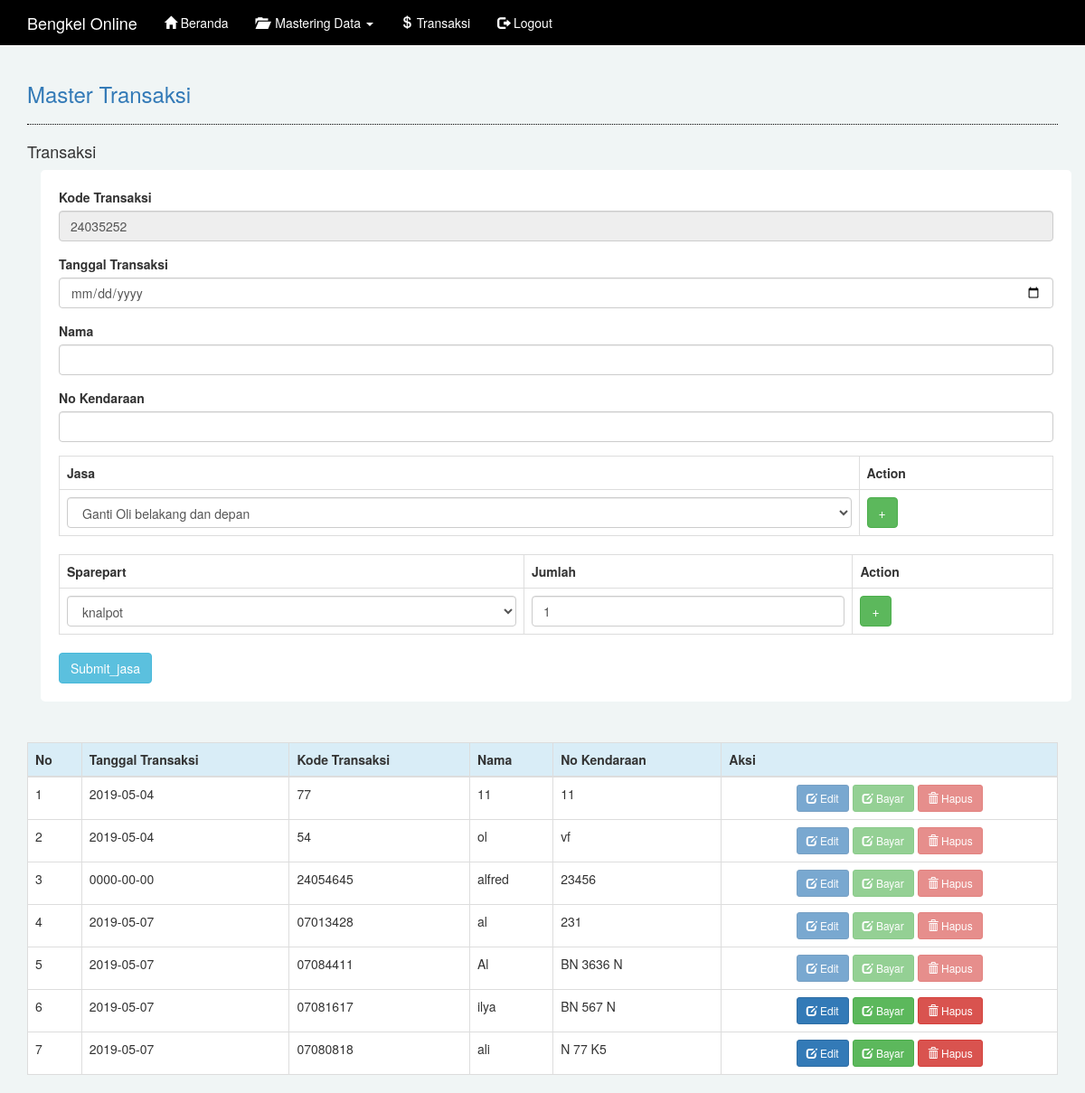
/index.php?lihat=Transaksi/index (signed in), run on the app's committed database.
### tables this page shows
CREATE TABLE `transaksi` (
  `no_invoice` varchar(10) NOT NULL,
  `tanggal` date NOT NULL,
  `namaPelanggan` varchar(225) NOT NULL,
  `no_polisi` varchar(12) NOT NULL,
  `totalharga` int(11) NOT NULL,
  `status` int(1) NOT NULL
);

### panggil/Transaksi/koneksi.php (called while the page is built, shortened)
<?php
	class db_connect{
		public $host 	= db_host;
		public $user 	= db_user;
		public $pass 	= db_pass;
		public $dbname 	= db_name;
		public function connect(){
			$this->conn = new mysqli($this->host, $this->user, $this->pass, $this->dbname);
		}
	}
?>

### panggil/Transaksi/class.php (called while the page is built, shortened)
<?php
require 'koneksi.php';
class db_class extends db_connect{
	public function read(){
		$stmt = $this->conn->prepare("select * from transaksi order by status desc") or die($this->conn->error);
		if($stmt->execute()){
			$result = $stmt->get_result();
			return $result;
		}
	}
}
?>

### panggil/Transaksi/index.php (the view, shortened to what this page needs)
<!DOCTYPE html>
<html>
<head>
</head>
<body>
</body>
</html>
	<?php
	require 'class.php';
	$conn = new db_class();
	$read = $conn->read();
	$link 	= "index.php?lihat=Transaksi/";
	?>
	<div class = "row">
		<div class = "col-lg-12">
			<h3 class = "text-primary">Master Transaksi</h3>
			<hr style = "border-top:1px dotted #000;"/>
			<h4>Transaksi</h4>
			<div class="container">
				<div class="form-group">
					<form name="add_name_Jasa" id="add_name_Jasa">
						<div class="form-group">
							<label>Kode Transaksi</label>
							<input type ="text" name = "kode" class="form-control" value="<?php echo date('dhis'); ?>" readonly>
						</div>
						<div class="form-group">
							<label>Tanggal Transaksi</label>
							<input type ="date" name = "tglTrans" class="form-control" autofocus>
						</div>
						<div class="form-group">
							<label>Nama</label>
							<input type ="text"  name = "nama" class="form-control" autofocus>
						</div>
						<div class="form-group">
							<label>No Kendaraan</label>
							<input type ="text" name = "noKendaraan" class="form-control" >
						</div>
						<div class="table-responsive">
							<table class="table table-bordered" id="dynamic_field_Jasa">
								<tr>
									<th>Jasa</th>
									<th>Action</th>
								</tr>
								<tr>
									<td>
										<select class="form-control" name="jasa[]">
											<?php
											$con = mysqli_connect("localhost","root","","dbservice");
											$result = mysqli_query($con,"select * from jasaservice");
											while($row = mysqli_fetch_assoc($result)){
												echo "<option value=$row[kd_jasa]>$row[nama_jasa]</option>";
											}
											?>
										</select>
									</td>
									<td><button type="button" name="add_jasa" id="add_jasa" class="btn btn-success">+</button></td>
								</tr>
							</table>
							<table class="table table-bordered" id="dynamic_field_Sparepart">
								<tr>
									<th>Sparepart</th>
									<th>Jumlah</th>
									<th>Action</th>
								</tr>
								<tr>
									<td>
										<select  id="jumlahmax" class="form-control" name="sparepart[]">
											<?php
											$con = mysqli_connect("localhost","root","","dbservice");
											$result = mysqli_query($con,"select * from barang where stok >0");
											while($row = mysqli_fetch_assoc($result)){
												echo "<option data-max=$row[stok] value=$row[kd_barang]>$row[nm_barang]</option>";
											}
											?>
										</select>
									</td>
									<td>
										<input type="number"  id="jml" class="form-control" value="1" name="jumlah[]" min="1" max="100">
									</td>
									<td><button type="button" name="add_Sparepart" id="add_Sparepart" class="btn btn-success">+</button></td>
								</tr>
							</table>
							<input type="button" name="submit_jasa" id="submit_jasa" class="btn btn-info" value="Submit_jasa" />
						</div>
					</form>
				</div>
			</div>
			<br>
			<table class="table table-hover table-bordered" style="margin-top: 10px">
				<tr class="info">
					<th>No</th>
					<th>Tanggal Transaksi</th>
					<th>Kode Transaksi</th>
					<th>Nama</th>
					<th>No Kendaraan</th>
					<th>Aksi</th>
				</tr>
				<tbody>
					<?php
					$no=1;
					$status ="";
					while($tampil = $read->fetch_array()){
						if ($tampil['status']==1) {
							$status="disabled";
						}else{
							$status="";
						}
						?>
						<tr>
							<td><?php echo $no++; ?></td>
							<td><?php echo $tampil['tanggal']?></td>
							<td><?php echo $tampil['no_invoice']?></td>
							<td><?php echo $tampil['namaPelanggan']?></td>
							<td><?php echo $tampil['no_polisi']?></td>
							<td style="text-align: center;">
								<a href="<?= $link.'edit&kd_transaksi='.$tampil['no_invoice'] ?>" class="btn btn-primary btn-sm" <?php echo $status ?>>
									<span class = "glyphicon glyphicon-edit"></span> Edit
								</a>
								<a href="<?= $link.'bayar&kd_transaksi='.$tampil['no_invoice'] ?>" class="btn btn-success btn-sm" <?php echo $status ?>>
									<span class = "glyphicon glyphicon-edit"></span> Bayar
								</a>
								<a onclick="return confirm('Apakah yakin data akan di hapus?')" href="	<?= $link.'hapus&kd_transaksi='.$tampil['no_invoice'] ?>" class="btn btn-danger btn-sm" <?php echo $status ?>>
									<span class = "glyphicon glyphicon-trash" ></span> Hapus
								</a>
							</td>
						</tr>
						<?php
					}
					?>
				</tbody>
			</table>
		</div>
	</div>

### index.php (style rules this page uses)
body { background-color: #f0f5f5; }

### panggil/Transaksi/index.php (style rules this page uses)
body { background-color: #f0f5f5; }
form, table { background-color: white; padding:20px; border-radius: 5px; }

### data on the page
transaksi: tanggal "2019-05-04", no_invoice "77", namaPelanggan "11", no_polisi "11"
transaksi: tanggal "2019-05-04", no_invoice "54", namaPelanggan "ol", no_polisi "vf"
transaksi: tanggal "0000-00-00", no_invoice "24054645", namaPelanggan "alfred", no_polisi "23456"
transaksi: tanggal "2019-05-07", no_invoice "07013428", namaPelanggan "al", no_polisi "231"
transaksi: tanggal "2019-05-07", no_invoice "07084411", namaPelanggan "Al", no_polisi "BN 3636 N"
transaksi: tanggal "2019-05-07", no_invoice "07081617", namaPelanggan "ilya", no_polisi "BN 567 N"
transaksi: tanggal "2019-05-07", no_invoice "07080818", namaPelanggan "ali", no_polisi "N 77 K5"

### other printed values
form field value "Ganti Oli belakang dan depan"
form field value "knalpot"
